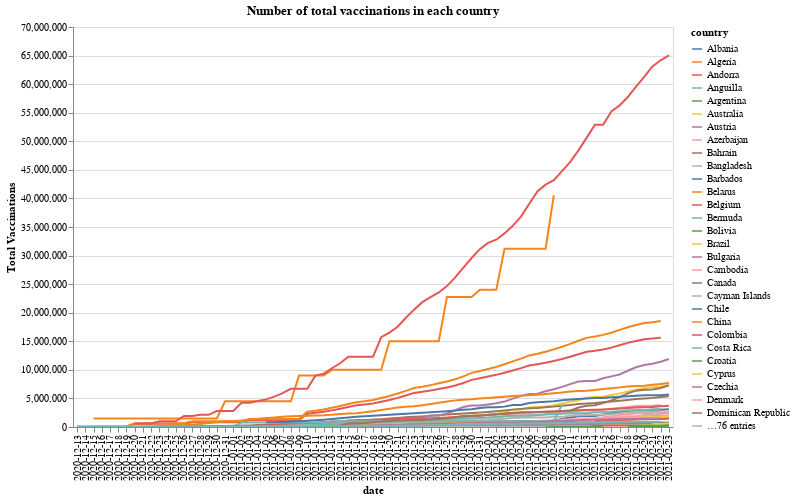

Notebook source saved alongside this figure:
### Markdown cell above
## Plot 1. Vaccination process overall. Global and Countrywise.
First, we want to visulize the global vaccination process. We noticed that there is missing data for some date. We preprocess the data to fill the NaN field with the previous number. If the country do not have up-to-date information, we do not fill them to make sure we don't misinterpret the data. <br>
**The plot shows a overall trend of vaccination for COVID-19. User can select certain country in the drop down menu.**

### Code cell
# all function inside the vaccination_func.py file
vaccination = eda.clean_table_fillna(vaccination)
plot.plot1_line_graph(vaccination)

### Figure 1 — Vega-Lite specification as saved in the notebook (floating-point values rounded to 4 significant figures; data arrays with more than 128 entries replaced by an {"elided": "..."} marker saying what was removed)
{"config": {"view": {"continuousWidth": 400, "continuousHeight": 300}}, "data": {"name": "data-2ab96094b80f52e566e2f34081f805ba"}, "mark": "line", "encoding": {"color": {"condition": {"type": "nominal", "field": "country", "selection": "selector006"}, "value": "lightgray"}, "tooltip": [{"type": "ordinal", "field": "date", "title": "Date"}, {"type": "nominal", "field": "country", "title": "Country"}, {"type": "quantitative", "field": "total_vaccinations", "title": "Total Vaccinations"}], "x": {"type": "ordinal", "field": "date"}, "y": {"type": "quantitative", "field": "total_vaccinations", "title": "Total Vaccinations"}}, "height": 400, "selection": {"selector006": {"type": "single", "fields": ["country"], "bind": {"input": "select", "options": ["Albania", "Algeria", "Andorra", "Anguilla", "Argentina", "Australia", "Austria", "Azerbaijan", "Bahrain", "Bangladesh", "Barbados", "Belarus", "Belgium", "Bermuda", "Bolivia", "Brazil", "Bulgaria", "Cambodia", "Canada", "Cayman Islands", "Chile", "China", "Colombia", "Costa Rica", "Croatia", "Cyprus", "Czechia", "Denmark", "Dominican Republic", "Ecuador", "Egypt", "El Salvador", "England", "Estonia", "Faeroe Islands", "Falkland Islands", "Finland", "France", "Germany", "Gibraltar", "Greece", "Greenland", "Guernsey", "Guyana", "Hungary", "Iceland", "India", "Indonesia", "Iran", "Ireland", "Isle of Man", "Israel", "Italy", "Japan", "Jersey", "Kuwait", "Latvia", "Lebanon", "Liechtenstein", "Lithuania", "Luxembourg", "Macao", "Maldives", "Malta", "Mauritius", "Mexico", "Monaco", "Morocco", "Myanmar", "Nepal", "Netherlands", "New Zealand", "Northern Cyprus", "Northern Ireland", "Norway", "Oman", "Pakistan", "Panama", "Peru", "Poland", "Portugal", "Qatar", "Romania", "Russia", "Saint Helena", "Saudi Arabia", "Scotland", "Serbia", "Seychelles", "Singapore", "Slovakia", "Slovenia", "South Africa", "Spain", "Sri Lanka", "Sweden", "Switzerland", "Trinidad and Tobago", "Turkey", "Turks and Caicos Islands", "United Arab Emirates", "United Kingdom", "United States", "Wales", "Zimbabwe"], "name": "Country: "}}, "selector007": {"type": "interval", "bind": "scales", "encodings": ["x", "y"]}}, "title": "Number of total vaccinations in each country", "width": 600, "$schema": "https://vega.github.io/schema/vega-lite/v4.8.1.json", "datasets": {"data-2ab96094b80f52e566e2f34081f805ba": {"elided": "4043 records"}}}
